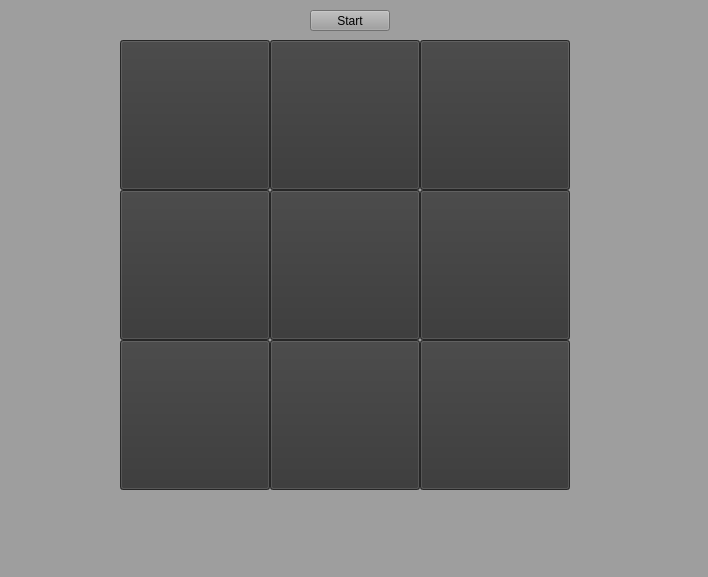
<?xml version="1.0" encoding="UTF-8"?>
<ui version="4.0">
 <class>MainWindow</class>
 <widget class="QMainWindow" name="MainWindow">
  <property name="geometry">
   <rect>
    <x>0</x>
    <y>0</y>
    <width>708</width>
    <height>577</height>
   </rect>
  </property>
  <property name="windowTitle">
   <string>MainWindow</string>
  </property>
  <property name="styleSheet">
   <string notr="true">background-color: rgb(158, 158, 158);</string>
  </property>
  <widget class="QWidget" name="centralwidget">
   <widget class="QPushButton" name="pB">
    <property name="geometry">
     <rect>
      <x>120</x>
      <y>40</y>
      <width>150</width>
      <height>150</height>
     </rect>
    </property>
    <property name="font">
     <font>
      <pointsize>30</pointsize>
     </font>
    </property>
    <property name="styleSheet">
     <string notr="true">
background-color: rgb(53, 53, 53);</string>
    </property>
    <property name="text">
     <string/>
    </property>
   </widget>
   <widget class="QPushButton" name="pB_2">
    <property name="geometry">
     <rect>
      <x>270</x>
      <y>40</y>
      <width>150</width>
      <height>150</height>
     </rect>
    </property>
    <property name="font">
     <font>
      <pointsize>30</pointsize>
     </font>
    </property>
    <property name="styleSheet">
     <string notr="true">
background-color: rgb(53, 53, 53);</string>
    </property>
    <property name="text">
     <string/>
    </property>
   </widget>
   <widget class="QPushButton" name="pB_3">
    <property name="geometry">
     <rect>
      <x>420</x>
      <y>40</y>
      <width>150</width>
      <height>150</height>
     </rect>
    </property>
    <property name="font">
     <font>
      <pointsize>30</pointsize>
     </font>
    </property>
    <property name="styleSheet">
     <string notr="true">
background-color: rgb(53, 53, 53);</string>
    </property>
    <property name="text">
     <string/>
    </property>
   </widget>
   <widget class="QPushButton" name="pB_4">
    <property name="geometry">
     <rect>
      <x>120</x>
      <y>190</y>
      <width>150</width>
      <height>150</height>
     </rect>
    </property>
    <property name="font">
     <font>
      <pointsize>30</pointsize>
     </font>
    </property>
    <property name="styleSheet">
     <string notr="true">
background-color: rgb(53, 53, 53);</string>
    </property>
    <property name="text">
     <string/>
    </property>
   </widget>
   <widget class="QPushButton" name="pB_5">
    <property name="geometry">
     <rect>
      <x>270</x>
      <y>190</y>
      <width>150</width>
      <height>150</height>
     </rect>
    </property>
    <property name="font">
     <font>
      <pointsize>30</pointsize>
     </font>
    </property>
    <property name="styleSheet">
     <string notr="true">
background-color: rgb(53, 53, 53);</string>
    </property>
    <property name="text">
     <string/>
    </property>
   </widget>
   <widget class="QPushButton" name="pB_6">
    <property name="geometry">
     <rect>
      <x>420</x>
      <y>190</y>
      <width>150</width>
      <height>150</height>
     </rect>
    </property>
    <property name="font">
     <font>
      <pointsize>30</pointsize>
     </font>
    </property>
    <property name="styleSheet">
     <string notr="true">
background-color: rgb(53, 53, 53);</string>
    </property>
    <property name="text">
     <string/>
    </property>
   </widget>
   <widget class="QPushButton" name="pB_7">
    <property name="geometry">
     <rect>
      <x>120</x>
      <y>340</y>
      <width>150</width>
      <height>150</height>
     </rect>
    </property>
    <property name="font">
     <font>
      <pointsize>30</pointsize>
     </font>
    </property>
    <property name="styleSheet">
     <string notr="true">
background-color: rgb(53, 53, 53);</string>
    </property>
    <property name="text">
     <string/>
    </property>
   </widget>
   <widget class="QPushButton" name="pB_8">
    <property name="geometry">
     <rect>
      <x>270</x>
      <y>340</y>
      <width>150</width>
      <height>150</height>
     </rect>
    </property>
    <property name="font">
     <font>
      <pointsize>30</pointsize>
     </font>
    </property>
    <property name="styleSheet">
     <string notr="true">
background-color: rgb(53, 53, 53);</string>
    </property>
    <property name="text">
     <string/>
    </property>
   </widget>
   <widget class="QPushButton" name="pB_9">
    <property name="geometry">
     <rect>
      <x>420</x>
      <y>340</y>
      <width>150</width>
      <height>150</height>
     </rect>
    </property>
    <property name="font">
     <font>
      <pointsize>30</pointsize>
     </font>
    </property>
    <property name="styleSheet">
     <string notr="true">
background-color: rgb(53, 53, 53);
</string>
    </property>
    <property name="text">
     <string/>
    </property>
   </widget>
   <widget class="QPushButton" name="start">
    <property name="geometry">
     <rect>
      <x>310</x>
      <y>10</y>
      <width>80</width>
      <height>21</height>
     </rect>
    </property>
    <property name="text">
     <string>Start</string>
    </property>
   </widget>
  </widget>
 </widget>
 <resources/>
 <connections/>
</ui>
